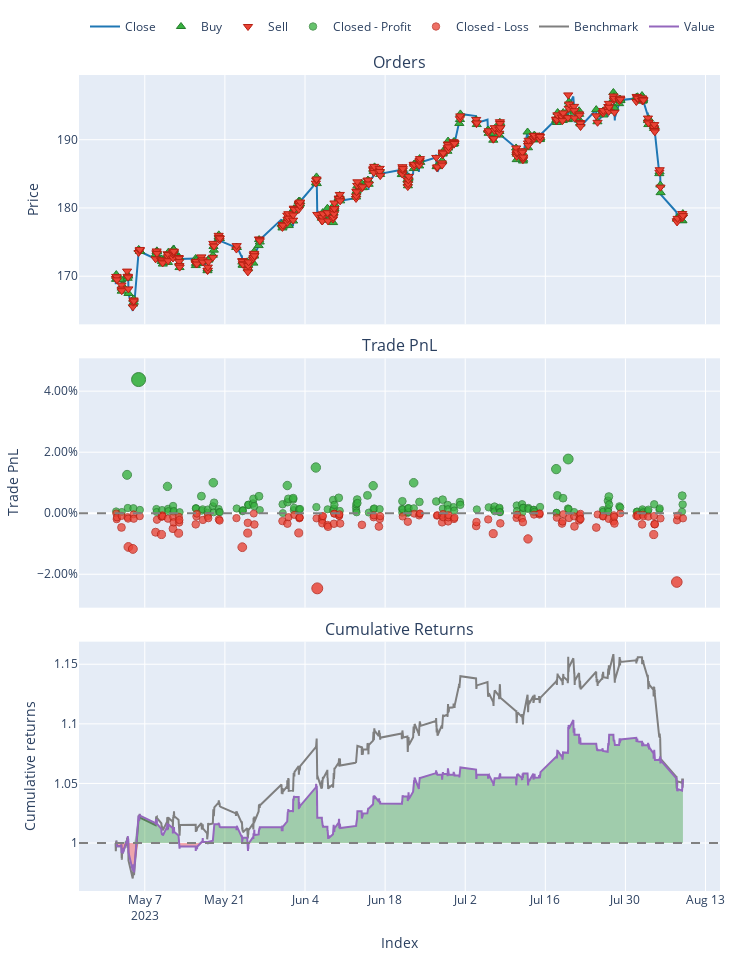

Write notebook code for a chart like this one.
### Code cell
for tic in tics:
    print(tic)
    pf[tic].plot().show()
    print(pf[tic].stats())

### Figure 1 — Plotly figure (JSON) as saved in the notebook; plotly's stock layout.template omitted (floating-point values rounded to 4 significant figures; data arrays with more than 128 entries replaced by an {"elided": "..."} marker saying what was removed)
{"data": [{"legendgroup": "0", "line": {"color": "#1f77b4"}, "name": "Close", "showlegend": true, "type": "scatter", "uid": "7d9c43d1-88ca-4244-9f7f-6e9a86a8f23c", "x": {"elided": "1772 str values"}, "xaxis": "x", "y": {"elided": "1772 float values"}, "yaxis": "y"}, {"customdata": {"elided": "293x3 float values"}, "hovertemplate": "Order Id: %{customdata[0]}<br>Timestamp: %{x}<br>Price: %{y}<br>Size: %{customdata[1]:.6f}<br>Fees: %{customdata[2]:.6f}", "legendgroup": "1", "marker": {"color": "#37B13F", "line": {"color": "rgb(38,123,44)", "width": 1}, "size": 8, "symbol": "triangle-up"}, "mode": "markers", "name": "Buy", "type": "scatter", "uid": "aab1c3a3-fbc2-4ea8-bb1d-bd28e600b2f5", "x": {"elided": "293 str values"}, "xaxis": "x", "y": {"elided": "293 float values"}, "yaxis": "y"}, {"customdata": {"elided": "293x3 float values"}, "hovertemplate": "Order Id: %{customdata[0]}<br>Timestamp: %{x}<br>Price: %{y}<br>Size: %{customdata[1]:.6f}<br>Fees: %{customdata[2]:.6f}", "legendgroup": "2", "marker": {"color": "#EA4335", "line": {"color": "rgb(181,31,18)", "width": 1}, "size": 8, "symbol": "triangle-down"}, "mode": "markers", "name": "Sell", "type": "scatter", "uid": "6c337a34-3727-4313-939a-23167f27575a", "x": {"elided": "293 str values"}, "xaxis": "x", "y": {"elided": "293 float values"}, "yaxis": "y"}, {"customdata": {"elided": "148x4 float values"}, "hovertemplate": "Exit Trade Id: %{customdata[0]}<br>Position Id: %{customdata[1]}<br>Exit Timestamp: %{x}<br>PnL: %{customdata[2]:.6f}<br>Return: %{customdata[3]:.2%}", "legendgroup": "3", "marker": {"color": "#37B13F", "line": {"color": "rgb(38,123,44)", "width": 1}, "opacity": {"elided": "148 float values"}, "size": {"elided": "148 float values"}, "symbol": "circle"}, "mode": "markers", "name": "Closed - Profit", "type": "scatter", "uid": "6f476f37-bc38-4ffb-b9d1-48ca9990bba1", "x": {"elided": "148 str values"}, "xaxis": "x2", "y": {"elided": "148 float values"}, "yaxis": "y2"}, {"customdata": {"elided": "139x4 float values"}, "hovertemplate": "Exit Trade Id: %{customdata[0]}<br>Position Id: %{customdata[1]}<br>Exit Timestamp: %{x}<br>PnL: %{customdata[2]:.6f}<br>Return: %{customdata[3]:.2%}", "legendgroup": "4", "marker": {"color": "#EA4335", "line": {"color": "rgb(181,31,18)", "width": 1}, "opacity": {"elided": "139 float values"}, "size": {"elided": "139 float values"}, "symbol": "circle"}, "mode": "markers", "name": "Closed - Loss", "type": "scatter", "uid": "90a34c1e-f893-46f3-bb90-103daf3a89f4", "x": {"elided": "139 str values"}, "xaxis": "x2", "y": {"elided": "139 float values"}, "yaxis": "y2"}, {"legendgroup": "5", "line": {"color": "#7f7f7f"}, "name": "Benchmark", "showlegend": true, "type": "scatter", "uid": "8a639f0f-e296-4f59-a9a2-778ef2dbafc0", "x": {"elided": "1772 str values"}, "xaxis": "x3", "y": {"elided": "1772 float values"}, "yaxis": "y3"}, {"hoverinfo": "skip", "legendgroup": "6", "line": {"color": "rgba(0, 0, 0, 0)", "width": 0}, "opacity": 0, "showlegend": false, "type": "scatter", "uid": "587c106e-e858-4a15-98ba-e79001d4e928", "x": {"elided": "1772 str values"}, "xaxis": "x3", "y": {"elided": "1772 int values"}, "yaxis": "y3"}, {"connectgaps": false, "fill": "tonexty", "fillcolor": "rgba(0, 128, 0, 0.3)", "hoverinfo": "skip", "legendgroup": "6", "line": {"color": "rgba(0, 0, 0, 0)", "width": 0}, "opacity": 0, "showlegend": false, "type": "scatter", "uid": "61d73e70-da50-4a8a-a518-d717d77a17dc", "x": {"elided": "1772 str values"}, "xaxis": "x3", "y": {"elided": "1772 float values"}, "yaxis": "y3"}, {"hoverinfo": "skip", "legendgroup": "6", "line": {"color": "rgba(0, 0, 0, 0)", "width": 0}, "opacity": 0, "showlegend": false, "type": "scatter", "uid": "c233b8c4-3a9f-441e-8c0f-8fdb125a503d", "x": {"elided": "1772 str values"}, "xaxis": "x3", "y": {"elided": "1772 int values"}, "yaxis": "y3"}, {"connectgaps": false, "fill": "tonexty", "fillcolor": "rgba(255, 0, 0, 0.3)", "hoverinfo": "skip", "legendgroup": "6", "line": {"color": "rgba(0, 0, 0, 0)", "width": 0}, "opacity": 0, "showlegend": false, "type": "scatter", "uid": "532a79c9-0746-4bba-bc4b-e5364f5e58c3", "x": {"elided": "1772 str values"}, "xaxis": "x3", "y": {"elided": "1772 float values"}, "yaxis": "y3"}, {"legendgroup": "7", "line": {"color": "#9467bd"}, "name": "Value", "showlegend": true, "type": "scatter", "uid": "18cb50e3-d50e-4677-89eb-03b3b0e198c0", "x": {"elided": "1772 str values"}, "xaxis": "x3", "y": {"elided": "1772 float values"}, "yaxis": "y3"}, {"hoverinfo": "skip", "legendgroup": "6", "line": {"color": "rgba(0, 0, 0, 0)", "width": 0}, "opacity": 0, "showlegend": false, "type": "scatter", "uid": "04dd89cb-fca5-44dd-99da-30c9a6cd1590", "x": {"elided": "1772 str values"}, "xaxis": "x3", "y": {"elided": "1772 int values"}, "yaxis": "y3"}], "layout": {"annotations": [{"font": {"size": 16}, "showarrow": false, "text": "Orders", "x": 0.5, "xanchor": "center", "xref": "paper", "y": 1, "yanchor": "bottom", "yref": "paper"}, {"font": {"size": 16}, "showarrow": false, "text": "Trade PnL", "x": 0.5, "xanchor": "center", "xref": "paper", "y": 0.6528, "yanchor": "bottom", "yref": "paper"}, {"font": {"size": 16}, "showarrow": false, "text": "Cumulative Returns", "x": 0.5, "xanchor": "center", "xref": "paper", "y": 0.3056, "yanchor": "bottom", "yref": "paper"}], "height": 960, "legend": {"orientation": "h", "traceorder": "normal", "x": 1, "xanchor": "right", "y": 1.042, "yanchor": "bottom"}, "margin": {"b": 30, "l": 30, "r": 30, "t": 30}, "shapes": [{"line": {"color": "gray", "dash": "dash"}, "type": "line", "x0": 0, "x1": 1, "xref": "paper", "y0": 0, "y1": 0, "yref": "y2"}, {"line": {"color": "gray", "dash": "dash"}, "type": "line", "x0": 0, "x1": 1, "xref": "paper", "y0": 1, "y1": 1, "yref": "y3"}], "showlegend": true, "width": 750, "xaxis": {"anchor": "y", "domain": [0, 1], "matches": "x3", "showticklabels": false}, "xaxis2": {"anchor": "y2", "domain": [0, 1], "matches": "x3", "showticklabels": false}, "xaxis3": {"anchor": "y3", "domain": [0, 1], "title": {"text": "Index"}}, "yaxis": {"anchor": "x", "domain": [0.6944, 1], "title": {"text": "Price"}}, "yaxis2": {"anchor": "x2", "domain": [0.3472, 0.6528], "tickformat": ".2%", "title": {"text": "Trade PnL"}}, "yaxis3": {"anchor": "x3", "domain": [0, 0.3056], "title": {"text": "Cumulative returns"}}}}
